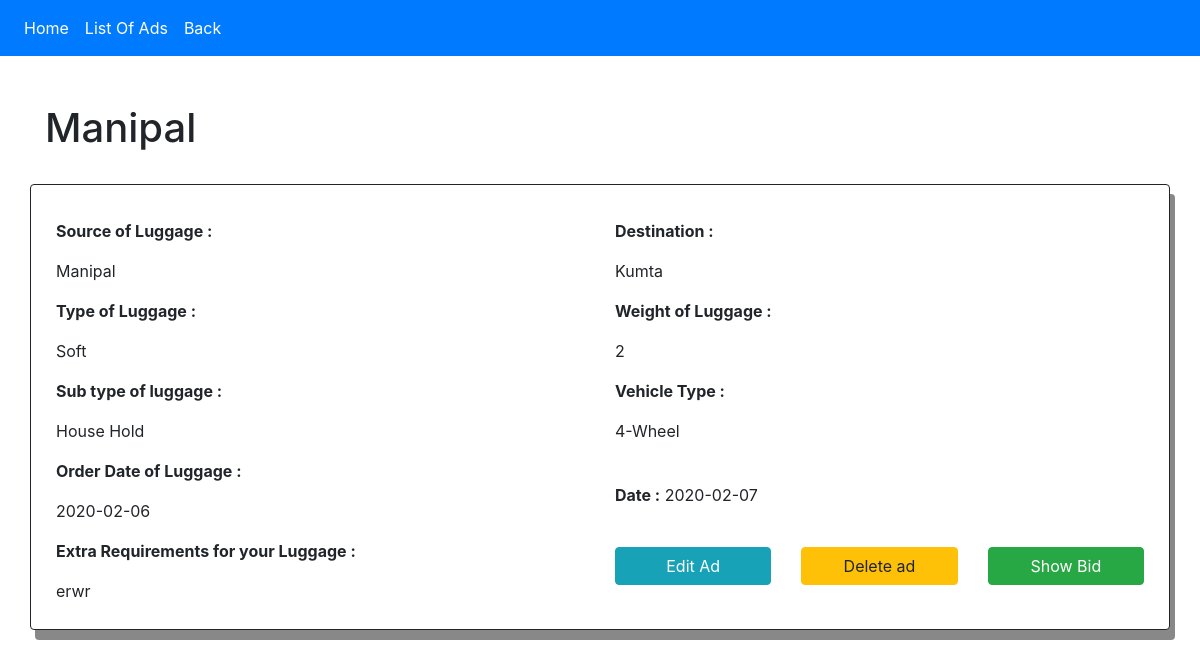
Screenshot of /Ad_view.php?id=17 (signed in) with the database file from the repository.
### tables this page shows
CREATE TABLE `ad` (
  `AD_id` int(10) NOT NULL,
  `S_id` int(10) NOT NULL,
  `Source_ad` varchar(50) NOT NULL,
  `destination` varchar(200) NOT NULL,
  `luggage` varchar(50) NOT NULL,
  `type_luggage` varchar(50) NOT NULL,
  `weight` decimal(20,0) NOT NULL,
  `price` int(10) NOT NULL,
  `status` tinyint(1) NOT NULL DEFAULT 0,
  `order_date` date NOT NULL,
  `vehicle_type` varchar(200) NOT NULL,
  `add_requirement` varchar(200) NOT NULL,
  `ad_date` date NOT NULL
);

### Ad_view.php (the view, shortened to what this page needs)
<html lang="en" dir="ltr">
<?php
require('Session.php');
?>
<head>
  <link rel="stylesheet" href="https://stackpath.bootstrapcdn.com/bootstrap/4.3.1/css/bootstrap.min.css">
  <link rel="stylesheet" href="https://stackpath.bootstrapcdn.com/bootstrap/4.3.1/css/bootstrap.min.css">
</head>
<body>
  <nav class="navbar navbar-expand-sm bg-primary sticky-top">
    <ul class="navbar-nav">
      <li class="nav-item active">
        <a class="nav-link text-white" href="index.php">Home</a>
      </li>
      <li class="nav-item active">
        <a class="nav-link text-white" href='ad_list.php?id=<?php echo $_SESSION['user_id']; ?>'>List Of Ads</a>
      </li>
      <li class="nav-item active">
        <a class="nav-link text-white" href="index.php">Back</a>
      </li>
    </ul>
  </nav><br><br>
  <?php
  $paramId = htmlspecialchars($_GET["id"]);
  $query = "SELECT * FROM `ad` WHERE status='1'AND  AD_id ='$paramId'";
  $sql = mysqli_query($con, $query) or die(mysqli_error($con));
  $res = mysqli_num_rows($sql);
  if ($res > 0) {
    while ($re = mysqli_fetch_array($sql)) {
  ?>
      <div class="container">
        <h1><?php print $re[2] ?></h1><br>
      </div>
      <form action="Edit_ad.php" method="post">
        <div class="container card box">
          <div class="row well well-lg">
            <div class="container"><br>
            </div>
          </div>
          <div class="container-fluid">
            <div class="row">
              <div class="col-sm-6">
                <p><b>Source of Luggage : </b></p>
                <p> <?php print $re[2]; ?></p>
                <p><b>Type of Luggage :</b> </p>
                <p><?php print $re[4]; ?> </p>
                <p><b>Sub type of luggage : </b></p>
                <p> <?php print $re[5]; ?> </p>
                <p><b>Order Date of Luggage : </b></p>
                <p> <?php print $re[9]; ?> </p>
                <p><b>Extra Requirements for your Luggage : </b></p>
                <p> <?php print $re[11]; ?> </p>
              </div>
              <div class="col-sm-6">
                <p><b>Destination : </b></p>
                <p><?php print $re[3]; ?> </p>
                <p><b>Weight of Luggage : </b></p>
                <p> <?php print $re[6]; ?> </p>
                <p><b>Vehicle Type :</b> </p>
                <p> <?php print $re[10]; ?></p><br>
                <p><b>Date :</b> <?php print $re[12]; ?></p><br>
                <div class="row">
                  <div class="col">
      </form>
      <?php if ($_SESSION['user_type'] == "Carrier") : ?>
        <br />
        <br />
        <div class="col">
          <?php if ($re[8] == 1) { ?>
            <form class="form-group" action="new_bid.php?id=<?php echo $paramId; ?>" method="post">
              <input type="hidden" name="id_Ad" value="<?php echo $re[0]; ?>">
              <button type="button" class="form-group btn btn-success btn-block" data-toggle="modal" data-target="#confirmModal">Want to Bid?</button>
            </form>
          <?php } else { ?>
              <input type="hidden" name="id_Ad" value="<?php echo $re[0]; ?>">
              <button type="button" class="form-group btn btn-info btn-block" data-toggle="modal" disabled data-target="#confirmModal">Bid Confirmed</button>
          <?php } ?>
        </div>
      <?php else : ?>
        <button class="btn btn-info btn-block" data-toggle="modal" type="submit" data-target="#myModal" href="Edit_ad.php"><span class="fa fa-plus-circle"></span> Edit Ad </button> </div>
        <div class="col">
          <input type="button" class="form-group btn btn-warning btn-block" data-toggle="modal" data-target="#myModaldel" name="Delete_ad" value="Delete ad" />
        </div>
        <div class="col">
          <form class="form-group" action="new_bid.php?id=<?php echo $paramId; ?>" method="post">
            <input type="submit" class="form-group btn btn-success btn-block" name="view_bid" value="Show Bid" />
          </form>
        </div>
      <?php endif; ?>
      </div><br>
  <?php
    }
  } else {
    echo "<h2 style='text-align:center;'>Opps! There are No ad posted by you Why not to Post a New One</h2>";
  }
  ?>
</body>
</html>

### Ad_view.php (style rules this page uses)
.box { border: 1px solid; padding: 10px; box-shadow: 5px 10px #888888; }

### rows the page displays
ad: Source_ad "Manipal", luggage "Soft", type_luggage "House Hold", order_date "2020-02-06", add_requirement "erwr", destination "Kumta", weight "2", vehicle_type "4-Wheel", ad_date "2020-02-07"
